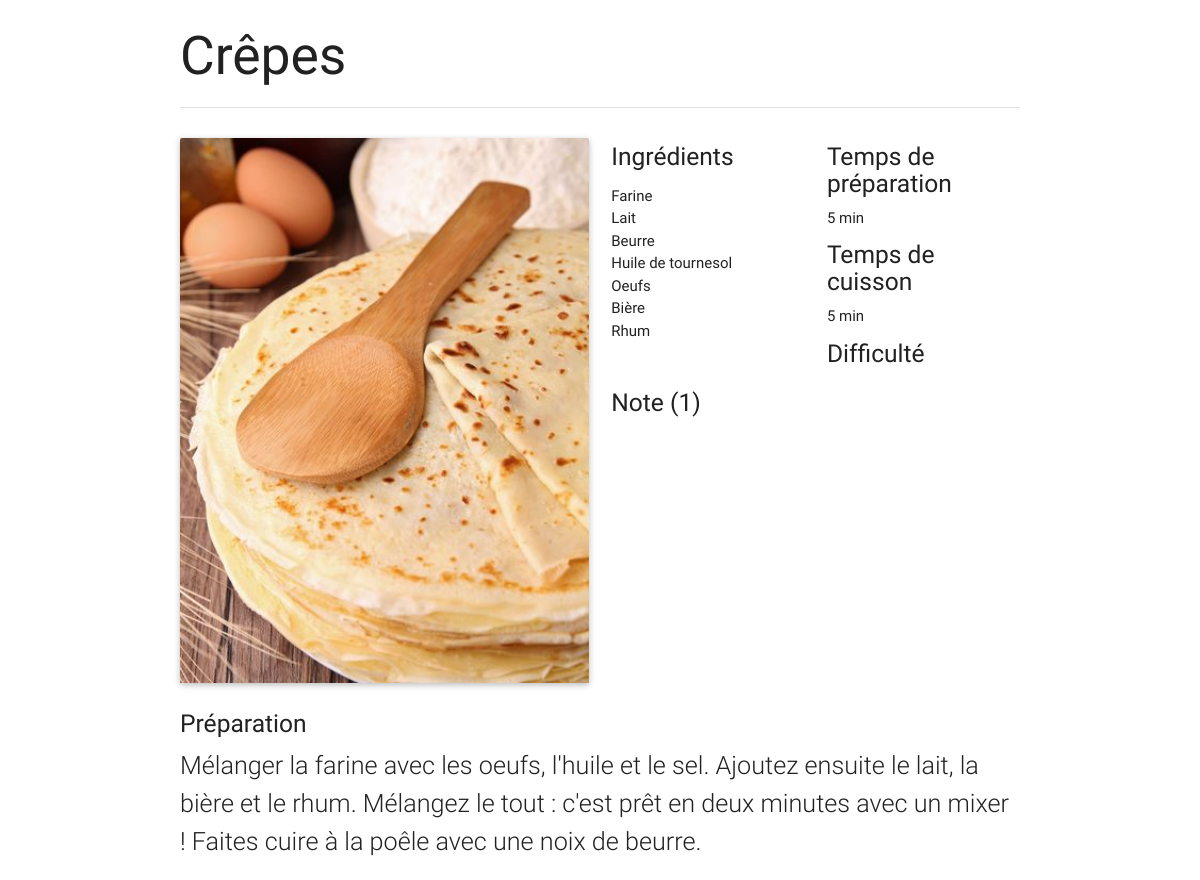
Screenshot of /preparation.php?id=3 with the database file from the repository.
### tables this page shows
CREATE TABLE "recettes" (
	`ID`	INT NOT NULL,
	`TITRE`	TEXT NOT NULL,
	`PREPARATION`	TEXT NOT NULL,
	`TEMPSPREP`	INT NOT NULL,
	`TEMPSCUIS`	INT NOT NULL,
	`NOTE`	REAL NOT NULL,
	`IMGURL`	TEXT NOT NULL,
	`DIFFICULTE`	INT NOT NULL,
	`NOMBREVOTES`	INTEGER NOT NULL,
	PRIMARY KEY(ID)
);

### preparation.php (the view, shortened to what this page needs)
<?php
	$idrecette =  $_GET['id'];
	$db = new SQLite3("db/cuisineEtudiante.db");
	$queryRecette="SELECT * FROM recettes WHERE ID='".$idrecette."';";
	$infos = $db->query($queryRecette);
	$queryIngr="SELECT NOM FROM ((SELECT IDINGR FROM correspondance WHERE IDRECETTE = '".$idrecette."')
				INNER JOIN ingredients ON ingredients.ID = IDINGR);";
	$list_ingr = $db->query($queryIngr);
?>
<!DOCTYPE html>
 <html>
	<head>
		<link type="text/css" rel="stylesheet" href="css/materialize.min.css"  media="screen,projection"/>
		<link type="text/css" rel="stylesheet" href="css/index.css" media="screen,projection"/>
	</head>
	<body>
		<main>
			<?php
			while ($rec = $infos->fetchArray()){
					$id = $rec[0];
					$name = $rec[1];
					$prep = $rec[2];
					$tps_cuis = $rec[4];
					$tps_prep = $rec[3];
					$img = $rec[6];
					$diff = $rec[7];
					$note = $rec[5];
					$nbVotes = $rec[8];
			echo '
			<div class="container">
				<h2>'.$name.'</h2>
				<div class="divider"></div>
				</br>
				 <div class="row ">
					<div class="col s12 m6 l6">
					  <div class="card">
						<div class="card-image">
						  <img src="'.$img.'">
						</div>
					  </div>
					</div>
					<div class="col s12 m3 l3">
						<h5>Ingrédients</h5>
						<ul>';
						while ($ingr = $list_ingr->fetchArray()){
							$name_ingr = $ingr[0];
						echo '<li>'.$name_ingr.'
							</li>';
						}
					echo '</ul>
					</div>
					<div class="col s12 m3 l3">
						<h5>Temps de préparation</h5>
						'.$tps_prep.' min
					</div>
					<div class="col s12 m3 l3">
						<h5>Temps de cuisson</h5>
						'.$tps_cuis.' min
					</div>
					<div class="col s12 m3 l3">
						<h5>Difficulté</h5>
						<div id="difficulte" nombre="'.$diff.'" style="min-width:9em">
						</div>
					</div>
					<div id="note" class="col s12 m3 l3">
						<h5>Note ('.$nbVotes.')</h5>
						<div>
						<div id="etoiles" nombre="'.$note.'" idRecette='.$id.' style="min-width:9em">
						</div></div>
					</div>
					<div class="col s12 flow-text" >
						<h5>Préparation</h5>
						'.$prep.'
					</div>
				</div>
			</div>
			';
		}
			?>
		</main>
	</body>
</html>

### css/index.css (style rules this page uses)
body { display: flex; min-height: 100vh; flex-direction: column; }
main { flex: 1 0 auto; }

### rows the page displays
recettes: TITRE "Crêpes", IMGURL (picture), name_ingr "Farine", name_ingr "Lait", name_ingr "Beurre", name_ingr "Huile de tournesol", name_ingr "Oeufs", name_ingr "Bière", name_ingr "Rhum", TEMPSPREP "5", TEMPSCUIS "5", NOMBREVOTES "1", PREPARATION "Mélanger la farine avec les oeufs, l'huile et le sel. Ajoutez ensuite le lait, la bière et le rhum. Mélangez le tout : c'est prêt en deux minutes avec un mixer ! Faites cuire à la poêle avec une noix de beurre."
